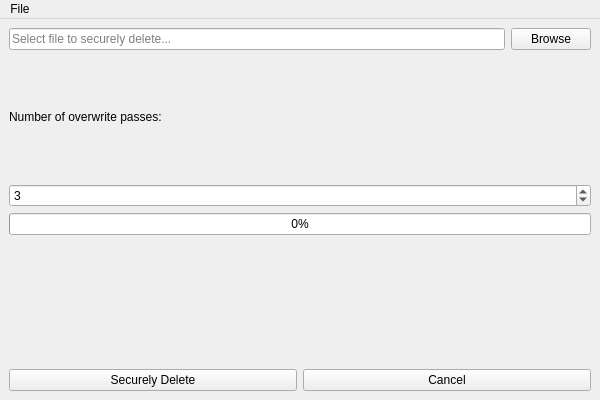
<?xml version="1.0" encoding="UTF-8"?>
<ui version="4.0">
 <class>SecureDelete</class>
 <widget class="QMainWindow" name="SecureDelete">
  <property name="geometry">
   <rect>
    <x>0</x>
    <y>0</y>
    <width>600</width>
    <height>400</height>
   </rect>
  </property>
  <property name="windowTitle">
   <string>Secure File Deletion</string>
  </property>
  <widget class="QWidget" name="centralwidget">
   <layout class="QVBoxLayout" name="verticalLayout">
    <item>
     <layout class="QHBoxLayout" name="horizontalLayout">
      <item>
       <widget class="QLineEdit" name="filePathEdit">
        <property name="placeholderText">
         <string>Select file to securely delete...</string>
        </property>
       </widget>
      </item>
      <item>
       <widget class="QPushButton" name="browseButton">
        <property name="text">
         <string>Browse</string>
        </property>
       </widget>
      </item>
     </layout>
    </item>
    <item>
     <widget class="QLabel" name="label">
      <property name="text">
       <string>Number of overwrite passes:</string>
      </property>
     </widget>
    </item>
    <item>
     <widget class="QSpinBox" name="passesSpinBox">
      <property name="minimum">
       <number>1</number>
      </property>
      <property name="maximum">
       <number>35</number>
      </property>
      <property name="value">
       <number>3</number>
      </property>
     </widget>
    </item>
    <item>
     <widget class="QProgressBar" name="progressBar">
      <property name="value">
       <number>0</number>
      </property>
     </widget>
    </item>
    <item>
     <widget class="QLabel" name="statusLabel">
      <property name="text">
       <string/>
      </property>
     </widget>
    </item>
    <item>
     <layout class="QHBoxLayout" name="horizontalLayout_2">
      <item>
       <widget class="QPushButton" name="deleteButton">
        <property name="text">
         <string>Securely Delete</string>
        </property>
       </widget>
      </item>
      <item>
       <widget class="QPushButton" name="cancelButton">
        <property name="text">
         <string>Cancel</string>
        </property>
       </widget>
      </item>
     </layout>
    </item>
   </layout>
  </widget>
  <widget class="QMenuBar" name="menubar">
   <property name="geometry">
    <rect>
     <x>0</x>
     <y>0</y>
     <width>600</width>
     <height>25</height>
    </rect>
   </property>
   <widget class="QMenu" name="menuFile">
    <property name="title">
     <string>File</string>
    </property>
    <addaction name="actionExit"/>
   </widget>
   <addaction name="menuFile"/>
  </widget>
  <action name="actionExit">
   <property name="text">
    <string>Exit</string>
   </property>
  </action>
 </widget>
</ui>
